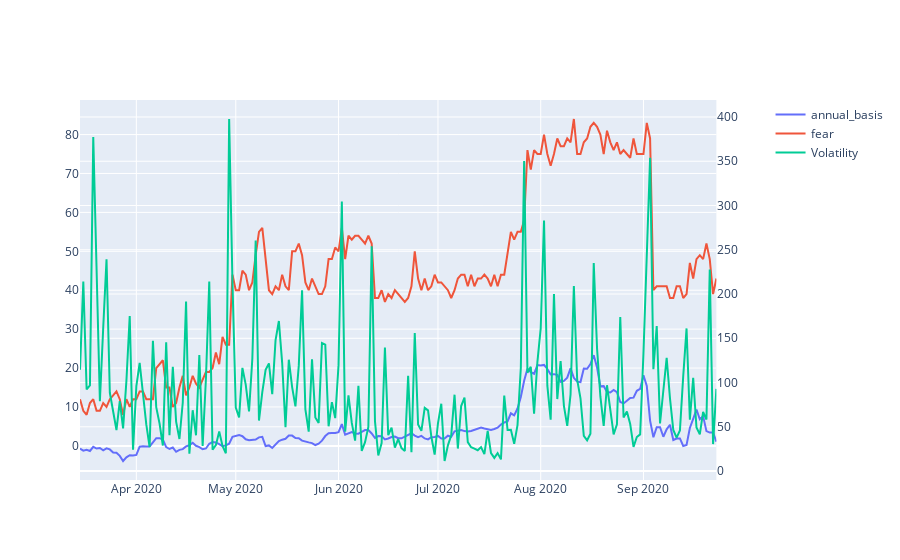

This figure's notebook cell:
### Code cell
import plotly.express as px
from plotly.subplots import make_subplots
import plotly.graph_objects as go

fig = make_subplots(specs=[[{"secondary_y": True}]])


fig.add_trace(
    go.Scatter(x=basis_200925["date"], y=basis_200925["annual_basis"], name="annual_basis"),
   secondary_y=False
)


fig.add_trace(
    go.Scatter(x=basis_200925["date"], y=basis_200925["fear"], name="fear"),
    secondary_y=False
    
)

fig.add_trace(
    go.Scatter(x=basis_200925["date"], y=basis_200925["Volatility"],  name="Volatility"),
    secondary_y=True
)



fig.show()

### Figure 1 — Plotly figure (JSON) as saved in the notebook; plotly's stock layout.template omitted (floating-point values rounded to 4 significant figures; data arrays with more than 128 entries replaced by an {"elided": "..."} marker saying what was removed)
{"data": [{"name": "annual_basis", "type": "scatter", "x": {"elided": "193 str values"}, "xaxis": "x", "y": {"elided": "193 float values"}, "yaxis": "y"}, {"name": "fear", "type": "scatter", "x": {"elided": "193 str values"}, "xaxis": "x", "y": {"elided": "193 int values"}, "yaxis": "y"}, {"name": "Volatility", "type": "scatter", "x": {"elided": "193 str values"}, "xaxis": "x", "y": {"elided": "193 float values"}, "yaxis": "y2"}], "layout": {"xaxis": {"anchor": "y", "domain": [0, 0.94]}, "yaxis": {"anchor": "x", "domain": [0, 1]}, "yaxis2": {"anchor": "x", "overlaying": "y", "side": "right"}}}
